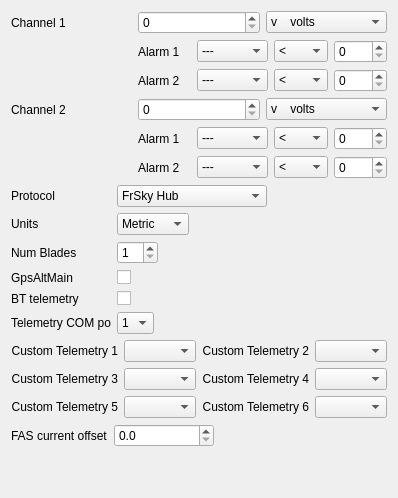
     <widget class="QWidget" name="tab">
      <attribute name="title">
       <string>FrSky</string>
      </attribute>
      <layout class="QVBoxLayout" name="verticalLayout">
       <item>
        <layout class="QGridLayout" name="gridLayout_22">
         <item row="0" column="0">
          <widget class="QLabel" name="label_104">
           <property name="text">
            <string>Channel 1</string>
           </property>
          </widget>
         </item>
         <item row="0" column="2">
          <widget class="QComboBox" name="frsky_type_0">
           <item>
            <property name="text">
             <string>v    volts</string>
            </property>
           </item>
           <item>
            <property name="text">
             <string>---  raw</string>
            </property>
           </item>
           <item>
            <property name="text">
             <string>V    volts x 2</string>
            </property>
           </item>
           <item>
            <property name="text">
             <string>A    Amps</string>
            </property>
           </item>
          </widget>
         </item>
         <item row="1" column="1" colspan="2">
          <layout class="QGridLayout" name="gridLayout_21">
           <item row="0" column="0">
            <widget class="QLabel" name="label_105">
             <property name="text">
              <string>Alarm 1</string>
             </property>
            </widget>
           </item>
           <item row="0" column="1">
            <widget class="QComboBox" name="frsky_level_0_0">
             <item>
              <property name="text">
               <string>---</string>
              </property>
             </item>
             <item>
              <property name="text">
               <string>Yellow</string>
              </property>
             </item>
             <item>
              <property name="text">
               <string>Orange</string>
              </property>
             </item>
             <item>
              <property name="text">
               <string>Red</string>
              </property>
             </item>
            </widget>
           </item>
           <item row="0" column="2">
            <widget class="QComboBox" name="frsky_gr_0_0">
             <item>
              <property name="text">
               <string>&lt;</string>
              </property>
             </item>
             <item>
              <property name="text">
               <string>&gt;</string>
              </property>
             </item>
            </widget>
           </item>
           <item row="1" column="0">
            <widget class="QLabel" name="label_109">
             <property name="text">
              <string>Alarm 2</string>
             </property>
            </widget>
           </item>
           <item row="1" column="1">
            <widget class="QComboBox" name="frsky_level_0_1">
             <item>
              <property name="text">
               <string>---</string>
              </property>
             </item>
             <item>
              <property name="text">
               <string>Yellow</string>
              </property>
             </item>
             <item>
              <property name="text">
               <string>Orange</string>
              </property>
             </item>
             <item>
              <property name="text">
               <string>Red</string>
              </property>
             </item>
            </widget>
           </item>
           <item row="1" column="2">
            <widget class="QComboBox" name="frsky_gr_0_1">
             <item>
              <property name="text">
               <string>&lt;</string>
              </property>
             </item>
             <item>
              <property name="text">
               <string>&gt;</string>
              </property>
             </item>
            </widget>
           </item>
           <item row="1" column="3">
            <widget class="QSpinBox" name="frsky_val_0_1">
             <property name="maximum">
              <number>255</number>
             </property>
            </widget>
           </item>
           <item row="0" column="3">
            <widget class="QSpinBox" name="frsky_val_0_0">
             <property name="maximum">
              <number>255</number>
             </property>
            </widget>
           </item>
          </layout>
         </item>
         <item row="0" column="1">
          <widget class="QSpinBox" name="frsky_ratio_0">
           <property name="maximum">
            <number>255</number>
           </property>
          </widget>
         </item>
        </layout>
       </item>
       <item>
        <layout class="QGridLayout" name="gridLayout_23">
         <item row="0" column="0">
          <widget class="QLabel" name="label_110">
           <property name="text">
            <string>Channel 2</string>
           </property>
          </widget>
         </item>
         <item row="0" column="2">
          <widget class="QComboBox" name="frsky_type_1">
           <item>
            <property name="text">
             <string>v    volts</string>
            </property>
           </item>
           <item>
            <property name="text">
             <string>---   raw</string>
            </property>
           </item>
           <item>
            <property name="text">
             <string>V     volts x 2</string>
            </property>
           </item>
           <item>
            <property name="text">
             <string>A     Amps</string>
            </property>
           </item>
          </widget>
         </item>
         <item row="1" column="1" colspan="2">
          <layout class="QGridLayout" name="gridLayout_24">
           <item row="0" column="0">
            <widget class="QLabel" name="label_111">
             <property name="text">
              <string>Alarm 1</string>
             </property>
            </widget>
           </item>
           <item row="0" column="1">
            <widget class="QComboBox" name="frsky_level_1_0">
             <item>
              <property name="text">
               <string>---</string>
              </property>
             </item>
             <item>
              <property name="text">
               <string>Yellow</string>
              </property>
             </item>
             <item>
              <property name="text">
               <string>Orange</string>
              </property>
             </item>
             <item>
              <property name="text">
               <string>Red</string>
              </property>
             </item>
            </widget>
           </item>
           <item row="0" column="2">
            <widget class="QComboBox" name="frsky_gr_1_0">
             <item>
              <property name="text">
               <string>&lt;</string>
              </property>
             </item>
             <item>
              <property name="text">
               <string>&gt;</string>
              </property>
             </item>
            </widget>
           </item>
           <item row="1" column="0">
            <widget class="QLabel" name="label_112">
             <property name="text">
              <string>Alarm 2</string>
             </property>
            </widget>
           </item>
           <item row="1" column="1">
            <widget class="QComboBox" name="frsky_level_1_1">
             <item>
              <property name="text">
               <string>---</string>
              </property>
             </item>
             <item>
              <property name="text">
               <string>Yellow</string>
              </property>
             </item>
             <item>
              <property name="text">
               <string>Orange</string>
              </property>
             </item>
             <item>
              <property name="text">
               <string>Red</string>
              </property>
             </item>
            </widget>
           </item>
           <item row="1" column="2">
            <widget class="QComboBox" name="frsky_gr_1_1">
             <item>
              <property name="text">
               <string>&lt;</string>
              </property>
             </item>
             <item>
              <property name="text">
               <string>&gt;</string>
              </property>
             </item>
            </widget>
           </item>
           <item row="1" column="3">
            <widget class="QSpinBox" name="frsky_val_1_1">
             <property name="maximum">
              <number>255</number>
             </property>
            </widget>
           </item>
           <item row="0" column="3">
            <widget class="QSpinBox" name="frsky_val_1_0">
             <property name="maximum">
              <number>255</number>
             </property>
            </widget>
           </item>
          </layout>
         </item>
         <item row="0" column="1">
          <widget class="QSpinBox" name="frsky_ratio_1">
           <property name="maximum">
            <number>255</number>
           </property>
          </widget>
         </item>
        </layout>
       </item>
       <item>
        <layout class="QFormLayout" name="formLayout_3">
         <property name="sizeConstraint">
          <enum>QLayout::SetDefaultConstraint</enum>
         </property>
         <property name="fieldGrowthPolicy">
          <enum>QFormLayout::FieldsStayAtSizeHint</enum>
         </property>
         <property name="verticalSpacing">
          <number>6</number>
         </property>
         <item row="0" column="0">
          <widget class="QLabel" name="label_122">
           <property name="maximumSize">
            <size>
             <width>100</width>
             <height>16777215</height>
            </size>
           </property>
           <property name="text">
            <string>Protocol</string>
           </property>
          </widget>
         </item>
         <item row="0" column="1">
          <widget class="QComboBox" name="HubComboBox">
           <property name="maximumSize">
            <size>
             <width>150</width>
             <height>16777215</height>
            </size>
           </property>
           <property name="maxVisibleItems">
            <number>2</number>
           </property>
           <item>
            <property name="text">
             <string>FrSky Hub</string>
            </property>
           </item>
           <item>
            <property name="text">
             <string>WingShadow How High</string>
            </property>
           </item>
          </widget>
         </item>
         <item row="1" column="0">
          <widget class="QLabel" name="label_123">
           <property name="maximumSize">
            <size>
             <width>100</width>
             <height>16777215</height>
            </size>
           </property>
           <property name="text">
            <string>Units</string>
           </property>
          </widget>
         </item>
         <item row="1" column="1">
          <widget class="QComboBox" name="UnitsComboBox">
           <property name="maximumSize">
            <size>
             <width>150</width>
             <height>16777215</height>
            </size>
           </property>
           <property name="maxVisibleItems">
            <number>2</number>
           </property>
           <item>
            <property name="text">
             <string>Metric</string>
            </property>
           </item>
           <item>
            <property name="text">
             <string>Imperial</string>
            </property>
           </item>
          </widget>
         </item>
         <item row="2" column="0">
          <widget class="QLabel" name="label_124">
           <property name="maximumSize">
            <size>
             <width>100</width>
             <height>16777215</height>
            </size>
           </property>
           <property name="text">
            <string>Num Blades</string>
           </property>
          </widget>
         </item>
         <item row="2" column="1">
          <widget class="QSpinBox" name="BladesSpinBox">
           <property name="maximumSize">
            <size>
             <width>100</width>
             <height>16777215</height>
            </size>
           </property>
           <property name="minimum">
            <number>1</number>
           </property>
           <property name="maximum">
            <number>49</number>
           </property>
          </widget>
         </item>
         <item row="4" column="0">
          <widget class="QLabel" name="label_125">
           <property name="maximumSize">
            <size>
             <width>100</width>
             <height>16777215</height>
            </size>
           </property>
           <property name="text">
            <string>GpsAltMain</string>
           </property>
          </widget>
         </item>
         <item row="4" column="1">
          <widget class="QCheckBox" name="GpsAltMain">
           <property name="maximumSize">
            <size>
             <width>50</width>
             <height>16777215</height>
            </size>
           </property>
           <property name="layoutDirection">
            <enum>Qt::LeftToRight</enum>
           </property>
           <property name="text">
            <string/>
           </property>
          </widget>
         </item>
         <item row="5" column="0">
          <widget class="QLabel" name="label_168">
           <property name="maximumSize">
            <size>
             <width>100</width>
             <height>16777215</height>
            </size>
           </property>
           <property name="text">
            <string>BT telemetry</string>
           </property>
          </widget>
         </item>
         <item row="5" column="1">
          <widget class="QCheckBox" name="BT_telemetry">
           <property name="maximumSize">
            <size>
             <width>50</width>
             <height>16777215</height>
            </size>
           </property>
           <property name="layoutDirection">
            <enum>Qt::LeftToRight</enum>
           </property>
           <property name="text">
            <string/>
           </property>
          </widget>
         </item>
         <item row="6" column="0">
          <widget class="QLabel" name="label_167">
           <property name="maximumSize">
            <size>
             <width>100</width>
             <height>16777215</height>
            </size>
           </property>
           <property name="text">
            <string>Telemetry COM port</string>
           </property>
          </widget>
         </item>
         <item row="6" column="1">
          <widget class="QComboBox" name="COMportCB">
           <property name="maximumSize">
            <size>
             <width>150</width>
             <height>16777215</height>
            </size>
           </property>
           <property name="maxVisibleItems">
            <number>2</number>
           </property>
           <item>
            <property name="text">
             <string>1</string>
            </property>
           </item>
           <item>
            <property name="text">
             <string>2</string>
            </property>
           </item>
          </widget>
         </item>
        </layout>
       </item>
       <item>
        <layout class="QGridLayout" name="gridLayout_25" columnstretch="0,0,0,0">
         <item row="0" column="0">
          <widget class="QLabel" name="label_86">
           <property name="text">
            <string>Custom Telemetry 1</string>
           </property>
           <property name="alignment">
            <set>Qt::AlignRight|Qt::AlignTrailing|Qt::AlignVCenter</set>
           </property>
          </widget>
         </item>
         <item row="2" column="0">
          <widget class="QLabel" name="label_88">
           <property name="text">
            <string>Custom Telemetry 3</string>
           </property>
           <property name="alignment">
            <set>Qt::AlignRight|Qt::AlignTrailing|Qt::AlignVCenter</set>
           </property>
          </widget>
         </item>
         <item row="4" column="0">
          <widget class="QLabel" name="label_89">
           <property name="text">
            <string>Custom Telemetry 5</string>
           </property>
           <property name="alignment">
            <set>Qt::AlignRight|Qt::AlignTrailing|Qt::AlignVCenter</set>
           </property>
          </widget>
         </item>
         <item row="0" column="2">
          <widget class="QLabel" name="label_87">
           <property name="text">
            <string>Custom Telemetry 2</string>
           </property>
           <property name="alignment">
            <set>Qt::AlignRight|Qt::AlignTrailing|Qt::AlignVCenter</set>
           </property>
          </widget>
         </item>
         <item row="2" column="2">
          <widget class="QLabel" name="label_90">
           <property name="text">
            <string>Custom Telemetry 4</string>
           </property>
           <property name="alignment">
            <set>Qt::AlignRight|Qt::AlignTrailing|Qt::AlignVCenter</set>
           </property>
          </widget>
         </item>
         <item row="4" column="2">
          <widget class="QLabel" name="label_91">
           <property name="text">
            <string>Custom Telemetry 6</string>
           </property>
           <property name="alignment">
            <set>Qt::AlignRight|Qt::AlignTrailing|Qt::AlignVCenter</set>
           </property>
          </widget>
         </item>
         <item row="0" column="1">
          <widget class="QComboBox" name="Ct1"/>
         </item>
         <item row="0" column="3">
          <widget class="QComboBox" name="Ct2"/>
         </item>
         <item row="2" column="1">
          <widget class="QComboBox" name="Ct3"/>
         </item>
         <item row="2" column="3">
          <widget class="QComboBox" name="Ct4"/>
         </item>
         <item row="4" column="1">
          <widget class="QComboBox" name="Ct5"/>
         </item>
         <item row="4" column="3">
          <widget class="QComboBox" name="Ct6"/>
         </item>
        </layout>
       </item>
       <item>
        <layout class="QFormLayout" name="formLayout_4">
         <property name="fieldGrowthPolicy">
          <enum>QFormLayout::AllNonFixedFieldsGrow</enum>
         </property>
         <item row="0" column="0">
          <widget class="QLabel" name="label_178">
           <property name="maximumSize">
            <size>
             <width>100</width>
             <height>16777215</height>
            </size>
           </property>
           <property name="text">
            <string>FAS current offset</string>
           </property>
          </widget>
         </item>
         <item row="0" column="1">
          <widget class="QDoubleSpinBox" name="FASoffsetSB">
           <property name="maximumSize">
            <size>
             <width>100</width>
             <height>16777215</height>
            </size>
           </property>
           <property name="decimals">
            <number>1</number>
           </property>
           <property name="maximum">
            <double>1.500000000000000</double>
           </property>
           <property name="singleStep">
            <double>0.100000000000000</double>
           </property>
          </widget>
         </item>
        </layout>
       </item>
       <item>
        <spacer name="verticalSpacer_2">
         <property name="orientation">
          <enum>Qt::Vertical</enum>
         </property>
         <property name="sizeHint" stdset="0">
          <size>
           <width>20</width>
           <height>40</height>
          </size>
         </property>
        </spacer>
       </item>
      </layout>
     </widget>
